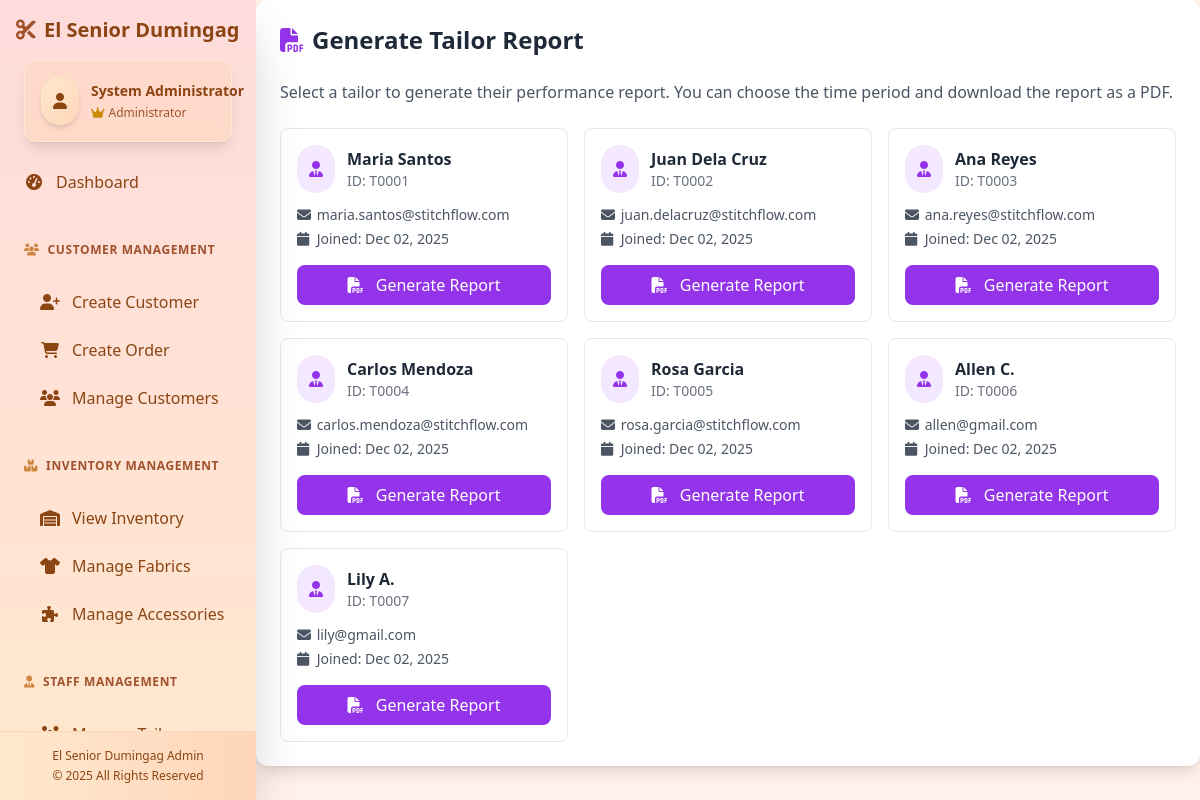
Page /reports/ (signed in) on the earlier database version.
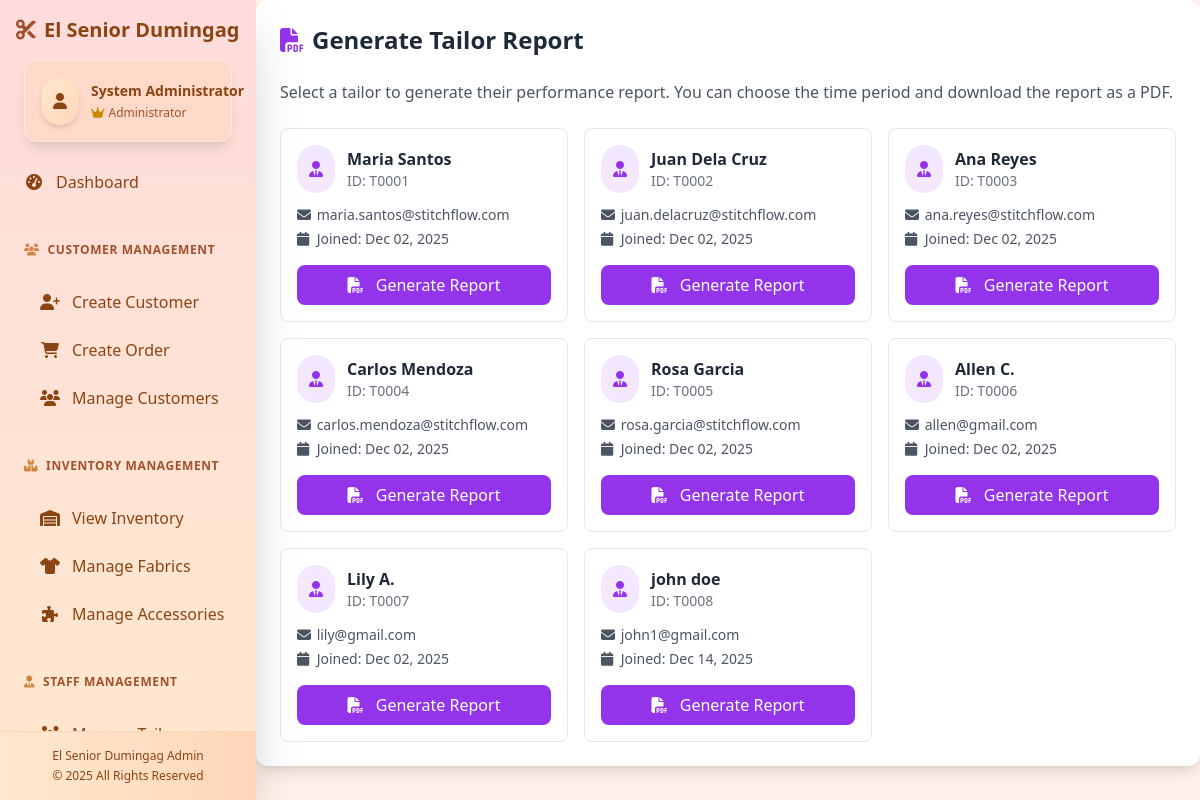
Same page on the later database version.
### etailoring/models.py (models this page shows, shortened)
class Tailor(models.Model):
    user = models.OneToOneField(User, on_delete=models.CASCADE)
    phone_number = models.CharField(max_length=20)
    specialty = models.CharField(max_length=100)
    commission_rate = models.DecimalField(max_digits=5, decimal_places=2, default=Decimal('10.00'))
    COMMISSION_TARIFFS = {
        'BLOUSE': Decimal('180.00'),
        'SKIRT': Decimal('150.00'),
        'PANTS': Decimal('160.00'),
        'POLO': Decimal('250.00'),
    }

### etailoring/views.py (the view, shortened to what this page needs)
# urls.py: path('reports/', views.tailor_report_page, name='tailor_report_page'),
@login_required
def tailor_report_page(request):
    try:
        if request.user.is_staff:
            tailors = Tailor.objects.all()
            return render(request, 'select_tailor_report.html', {'tailors': tailors})
    except Exception as e:
        return HttpResponse(f"Error loading report page: {str(e)}", status=500)

### templates/select_tailor_report.html (shortened to what this page needs)
{% extends 'base.html' %}
{% block content %}
<div class="bg-white rounded-xl shadow-lg p-6">
    <div class="flex justify-between items-center mb-6">
        <h2 class="text-2xl font-bold text-gray-800 flex items-center">
            <i class="fas fa-file-pdf text-purple-600 mr-2"></i> Generate Tailor Report
        </h2>
    </div>
    <div class="mb-6">
        <p class="text-gray-600">Select a tailor to generate their performance report. You can choose the time period and download the report as a PDF.</p>
    </div>
    <div class="grid grid-cols-1 md:grid-cols-2 lg:grid-cols-3 gap-4">
        {% for tailor in tailors %}
        <div class="border border-gray-200 rounded-lg p-4 hover:shadow-md transition-shadow cursor-pointer tailor-card"
             data-tailor-id="{{ tailor.id }}"
             data-tailor-name="{{ tailor.user.get_full_name }}">
            <div class="flex items-center mb-3">
                <div class="bg-purple-100 rounded-full p-3 mr-3">
                    <i class="fas fa-user-tie text-purple-600"></i>
                </div>
                <div>
                    <h3 class="font-semibold text-gray-800">{{ tailor.user.get_full_name }}</h3>
                    <p class="text-sm text-gray-500">ID: T{{ tailor.id|stringformat:"04d" }}</p>
                </div>
            </div>
            <div class="text-sm text-gray-600 space-y-1">
                <div><i class="fas fa-envelope w-4"></i> {{ tailor.user.email }}</div>
                <div><i class="fas fa-calendar w-4"></i> Joined: {{ tailor.user.date_joined|date:"M d, Y" }}</div>
            </div>
            <div class="mt-4">
                <button class="w-full bg-purple-600 text-white py-2 px-4 rounded-lg hover:bg-purple-700 transition-colors generate-report-btn"
                        data-tailor-id="{{ tailor.id }}">
                    <i class="fas fa-file-pdf mr-2"></i> Generate Report
                </button>
            </div>
        </div>
        {% empty %}
        <div class="col-span-full text-center py-8">
            <i class="fas fa-users text-gray-400 text-4xl mb-4"></i>
            <p class="text-gray-500">No tailors found.</p>
        </div>
        {% endfor %}
    </div>
</div>
{% endblock %}

Differences in the rows shown:
added Tailor: user.get_full_name "john doe", id "0008", user.email "john1@gmail.com", user.date_joined "Dec 14, 2025"
